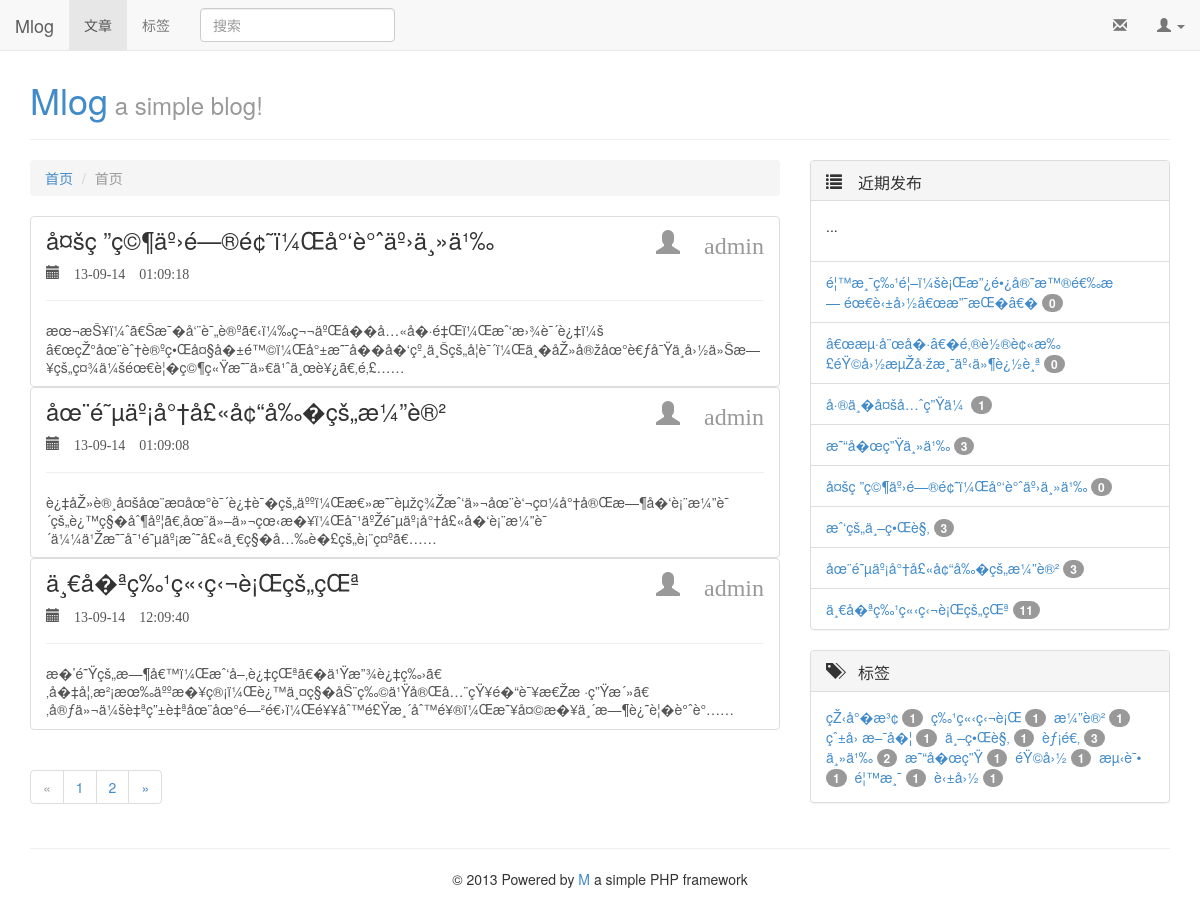
Screenshot of /index.php?Index/index/2 with the database file from the repository.
### tables this page shows
CREATE TABLE IF NOT EXISTS `post` (
  `p_id` int(11) NOT NULL AUTO_INCREMENT,
  `title` varchar(128) NOT NULL,
  `content` text NOT NULL,
  `tags` varchar(128) NOT NULL,
  `author_id` int(11) NOT NULL,
  `create_time` int(11) NOT NULL,
  `top` int(11) NOT NULL DEFAULT '0',
  PRIMARY KEY (`p_id`)
);

CREATE TABLE IF NOT EXISTS `user` (
  `u_id` int(11) NOT NULL AUTO_INCREMENT,
  `username` varchar(20) NOT NULL,
  `password` varchar(128) NOT NULL,
  `email` varchar(128) NOT NULL,
  PRIMARY KEY (`u_id`)
);

### M/Mvc/Controller/Controller.php (called while the page is built, shortened)
<?php
class Controller extends AbstractController
{
    private $view;
    protected $data = array();
    protected $layout = 'main';
    public function __construct()
    {
        $this->view = View::init();
        parent::__construct();
    }
    public function assign($key,$value)
    {
        $this->view->assign($key,$value);
    }
    public function display($tpl='')
    {
        $this->view->setLayout($this->layout);
        $this->view->setData($this->data);
        if(!empty($tpl))
        {
            $tpl = $tpl.'.php';
        }
        else
        {
        }
        try
        {
            $this->view->display($tpl);
        }
        catch (Exception $e)
        {
            throw $e;
        }
    }
}

### Demos/Mlog/Controller/Index.php (called while the page is built, shortened)
<?php
class Index extends Common
{
    public function index($id)
    {
        $Post = new Post();
        $Post->join('LEFT JOIN user ON post.author_id=user.u_id');
        $Post->order('post.top desc,post.p_id','desc');
        $post = $Post->limit($id?($id-1)*5:0,5)->select();
        $this->display('Index/index');
    }
}

### M/M.php (called while the page is built, shortened)
<?php
class M
{
    private static $config;
    private static $request;
    public static function run($configs)
    {
        self::$config = Config::init($configs);
        if(self::getConfig('urlRules')=='path')
        {
            self::$request = PathRequest::getRequest();
        }
        else
        {
            self::$request = Request::getRequest();
        }
        self::$dispatcher = new Dispatcher(self::$request);
    }
    private static function init()
    {
        require_once 'Loader/Loader.php';
    }
    public static function getConfig($name = '')
    {
        return self::$config->getConfig($name);
    }
}

### index.php (called while the page is built, shortened)
<?php
$configs = require_once APP.'/Config/config.php';
require_once M.'/M.php';
M::run($configs);

### M/Mvc/Model/Model.php (called while the page is built, shortened)
<?php
class Model extends AbstractModel
{
    private static $db;
    private $sqlBuilder;
    public function init()
    {
        if(empty(self::$db))
        {
            $db = M::getConfig('db');
            self::$db = new Db($db['dsn'],$db['user'],$db['password']);
        }
        $this->sqlBuilder = new SqlBuilder($this);
    }
    public function cols($cols = '*')
    {
        $this->cols = $cols;
        return $this;
    }
    public function join($join)
    {
        $this->join = $join;
        return $this;
    }
    public function order($by,$order='desc')
    {
        $this->order = " ORDER BY $by $order";
        return $this;
    }
    public function limit($number,$number2=null)
    {
        if(isset($number2))
        {
            $this->limit = " LIMIT $number,$number2";
        }
        else
        {
            $this->limit = " LIMIT $number";
        }
        return $this;
    }
    public function select($cols = '')
    {
        $this->sql = $this->sqlBuilder->selectSqlBuild();
        $result = self::$db->select($this->sql);
        return $result;
    }
}

### M/Db/sqlBuilder.php (called while the page is built, shortened)
<?php
class SqlBuilder
{
    private $model;
    public function __construct(Model $model)
    {
        $this->model = $model;
    }
    public function selectSqlBuild()
    {
        $sql = "SELECT %s FROM %s %s %s %s %s";
        $model = $this->model;
        return sprintf($sql,$model->cols,$model->table,$model->join,$model->where,$model->order,$model->limit);
    }
}

### M/Mvc/Model/AbstractModel.php (called while the page is built, shortened)
<?php
abstract class AbstractModel
{
    public function __get($name)
    {
        $method = 'get'.ucfirst($name);
        if(method_exists($this,$method))
        {
            return $this->$method();
        }
        else
        {
            return $this->$name;
        }
    }
}

### M/Db/Db.php (called while the page is built, shortened)
<?php
class Db
{
    private $db;
    private $dsn;
    private $user;
    private $pwd;
    public function __construct($dsn,$user,$pwd)
    {
        $this->dsn = $dsn;
        $this->user = $user;
        $this->pwd = $pwd;
    }
    public function connect()
    {
        try
        {
            $this->db = new \PDO($this->dsn,$this->user,$this->pwd,array(
                \PDO::ATTR_PERSISTENT => true));
        }
        catch(\PDOException $e)
        {
            echo '数据库连接错误！'.$e->getMessage();
            exit();
        }
    }
    public function select($sql)
    {
        $res = $this->db->query($sql);
        $result = $res->fetchAll();
        return $result;
    }
}

### M/Config/config.php (called while the page is built, shortened)
<?php
class Config
{
    private $configs = array();
    private function __construct($config)
    {
        $this->configs = $config;
    }
    public function getConfig($name = '')
    {
        if(empty($name))
        {
            return $this->configs;
        }
        else
        {
            return $this->configs[$name];
        }
    }
}

### M/App.php (called while the page is built, shortened)
<?php
class App extends M
{
    public static function buildUrl($controller,$action='',$parameter = '')
    {
        if(self::getConfig('urlRules')=='path')
        {
            $mode = '/';
        }
        else
        {
            $mode = '?';
        }
        return Http\Url\Url::buildUrl($controller,$action,$parameter);
    }
}

### M/Http/Server/Server.php (called while the page is built, shortened)
<?php
class Server
{
    public static function getScriptName()
    {
        return $_SERVER['SCRIPT_NAME'];
    }
    public static function getHomeUrl()
    {
        return self::getScriptName();
    }
}

### M/Http/Url/Url.php (called while the page is built, shortened)
<?php
class Url
{
    public static $mode = '?';
    public static function buildUrl($controller,$action='',$parameter='')
    {
        if(empty($action))
        {
            $path = self::$mode.$controller;
        }
        else if(empty($parameter))
        {
            $path = self::$mode."$controller/$action";
        }
        else
        {
            $path = self::$mode."$controller/$action/$parameter";
        }
        return Server::getHomeUrl().$path;
    }
}

### M/Loader/Loader.php (called while the page is built, shortened)
<?php
class Loader
{
    public static function autoload($class)
    {
        $file = str_replace('\\','/',$class).'.php';
        $file = stream_resolve_include_path($file);
        if(file_exists($file))
        {
            return true;
        }
        else
        {
            return false;
        }
    }
}

### M/Base/Text.php (called while the page is built, shortened)
<?php
class Text
{
    public static function substr($str,$start,$length,$encoding='utf8')
    {
        return mb_substr($str,$start,$length,$encoding);
    }
}

### Demos/Mlog/View/Public/side.php (called while the page is built)
<?php include_once APP.'/View/Public/_side/recent_post.php' ?>
<?php include_once APP.'/View/Public/_side/tag.php' ?>

### Demos/Mlog/Controller/Common.php (called while the page is built, shortened)
<?php
class Common extends Controller
{
    public function init()
    {
        $this->getSide();
    }
    protected function getSide($userID='')
    {
        $this->getRecentPost($userID);
    }
    protected function getRecentPost($userID='')
    {
        $Post = new Post();
        $recentPost = $Post->order('p_id')->limit(10)->select();
    }
}

### M/Mvc/Controller/AbstractController.php (called while the page is built, shortened)
<?php
abstract class AbstractController
{
    public function __construct()
    {
        $this->init();
    }
}

### Demos/Mlog/View/Index/index.php (the view)
<div id="post" class="list-group">
    <?php foreach($post as $p){ ?>
        <div class="article">
            <a href="<?php echo \M\App::buildUrl('Post','index',$p['p_id']) ?>" class="list-group-item <?php echo $p['top']?'active':''?>">
                <hgroup>
                    <h1 class="list-group-item-heading">
                        <?php echo $p['title'];?>
                        <small class="pull-right">
                            <span class="glyphicon glyphicon-user" title="作者"> <?php echo $p['username'];?></span>
                        </small>
                    </h1>
                    <h5><span class="glyphicon glyphicon-calendar" title="发布时间"> <?php echo date('y-m-d h:m:s',$p['create_time']);?></span></h5>
                </hgroup>
                <hr>
                <p class="list-group-item-text"><?php echo \M\Base\Text::substr($p['content'],0,200);?>……</p>
            </a>
        </div>
    <?php } ?>
</div>
<div id="pageNav">
    <?php include_once APP.'/View/Public/pageNav.php'?>
</div>

### Demos/Mlog/View/Public/_side/recent_post.php
<div class="recent-post panel panel-default">
    <div class="panel-heading">
        <h3 class="panel-title"><span class="glyphicon glyphicon-list"> 近期发布</span></h3>
    </div>
    <div class="panel-body">
        <p>...</p>
    </div>
    <ul class="list-group">
        <?php foreach($recentPost as $p){ ?>
            <li class="list-group-item">
                <a href="<?php echo \M\App::buildUrl('Post','index',$p['p_id']) ?>"><?php echo $p['title'] ?> <span class="badge" title="评论数目"><?php echo $p['commentNumber']?></span></a>
            </li>
        <?php } ?>
    </ul>
</div>

### Demos/Mlog/Public/css/main.css (style rules this page uses)
body { padding-top: 40px; }
.article hgroup h1 { font-size: 24px; }

### rows the page displays
post: title "å¤šç ”ç©¶äº›é—®é¢˜ï¼Œå°‘è°ˆäº›ä¸»ä¹‰", author.username "admin", create_time "13-09-14 01:09:18", content "æœ¬æŠ¥ï¼ˆã€Šæ¯�å‘¨è¯„è®ºã€‹ï¼‰ç¬¬äºŒå��å…«å�·é‡Œï¼Œæˆ‘æ›¾è¯´è¿‡ï¼š â€œçŽ°åœ¨èˆ†è®ºç•Œå¤§å�±é™©ï¼Œå°±æ˜¯å��å�‘çº¸ä¸Šçš„å­¦è¯´ï¼Œä¸�åŽ»å®žåœ°è€ƒå¯Ÿä¸­å›½ä»Šæ—¥çš„ç¤¾ä¼šéœ€è¦�ç©¶ç«Ÿæ˜¯ä»€ä¹ˆä¸œè¥¿ã€‚é‚£"
post: title "åœ¨é˜µäº¡å°†å£«å¢“å‰�çš„æ¼”è®²", author.username "admin", create_time "13-09-14 01:09:08", content "è¿‡åŽ»è®¸å¤šåœ¨æ­¤åœ°è¯´è¿‡è¯�çš„äººï¼Œæ€»æ˜¯èµžç¾Žæˆ‘ä»¬åœ¨è‘¬ç¤¼å°†å®Œæ—¶å�‘è¡¨æ¼”è¯´çš„è¿™ç§�åˆ¶åº¦ã€‚åœ¨ä»–ä»¬çœ‹æ�¥ï¼Œå¯¹äºŽé˜µäº¡å°†å£«å�‘è¡¨æ¼”è¯´ä¼¼ä¹Žæ˜¯å¯¹é˜µäº¡æˆ˜å£«ä¸€ç§�å…‰è�£çš„è¡¨ç¤ºã€"
post: title "ä¸€å�ªç‰¹ç«‹ç‹¬è¡Œçš„çŒª", author.username "admin", create_time "13-09-14 12:09:40", content "æ�’é˜Ÿçš„æ—¶å€™ï¼Œæˆ‘å–‚è¿‡çŒªã€�ä¹Ÿæ”¾è¿‡ç‰›ã€‚å�‡å¦‚æ²¡æœ‰äººæ�¥ç®¡ï¼Œè¿™ä¸¤ç§�åŠ¨ç‰©ä¹Ÿå®Œå…¨çŸ¥é�“è¯¥æ€Žæ ·ç”Ÿæ´»ã€‚å®ƒä»¬ä¼šè‡ªç”±è‡ªåœ¨åœ°é—²é€›ï¼Œé¥¥åˆ™é£Ÿæ¸´åˆ™é¥®ï¼Œæ˜¥å¤©æ�¥ä¸´æ—¶è¿˜è¦�è°ˆè°"
post: title "é¦™æ¸¯ç‰¹é¦–ï¼šè¡Œæ”¿é•¿å®˜æ™®é€‰æ— éœ€è‹±å›½â€œæ”¯æŒ�â€�", top "0"
post: title "â€œæµ·å¨œå�·â€�é‚®è½®è¢«æ‰£éŸ©å›½æµŽå·žæ¸¯äº‹ä»¶è¿½è¸ª", top "0"
post: title "å·®ä¸�å¤šå…ˆç”Ÿä¼", author "1"
post: title "æ˜“å�œç”Ÿä¸»ä¹‰", commentNumber "3"
post: title "æˆ‘çš„ä¸–ç•Œè§‚", p_id "3"

### other values shown
$app['name'] "Mlog"
$app['info'] "a simple blog!"
$nav "首页"
$this->data['title'] "首页"
$p['title'] "å¤šç ”ç©¶äº›é—®é¢˜ï¼Œå°‘è°ˆäº›ä¸»ä¹‰"
$p['commentNumber'] "0"
$p['title'] "åœ¨é˜µäº¡å°†å£«å¢“å‰�çš„æ¼”è®²"
$p['commentNumber'] "3"
$p['title'] "ä¸€å�ªç‰¹ç«‹ç‹¬è¡Œçš„çŒª"
$p['commentNumber'] "11"
$tag "çŽ‹å°�æ³¢"
$number "1"
$tag "ç‰¹ç«‹ç‹¬è¡Œ"
$tag "æ¼”è®²"
$tag "çˆ±å› æ–¯å�¦"
